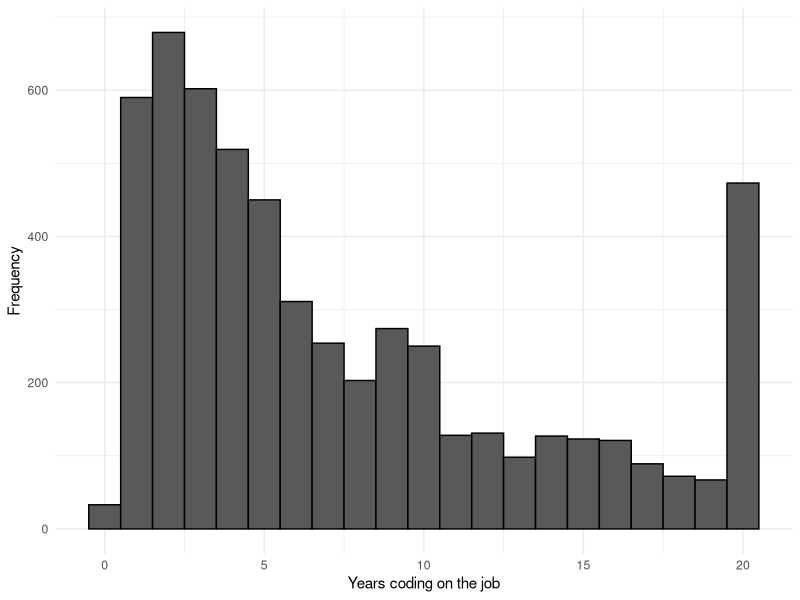
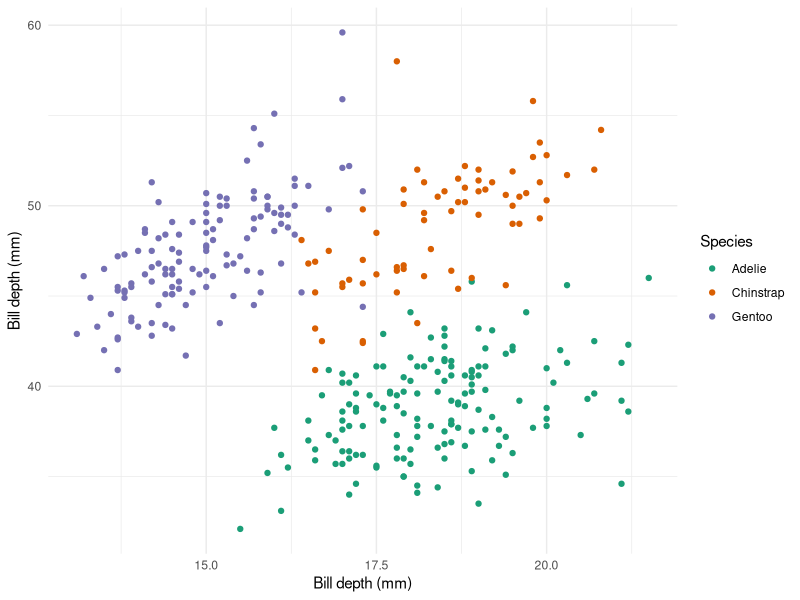

Write the R code that produced these figures, in order.
## ---- chunk 1
#| label: setup
#| message: false

library(tidyverse)
library(modeldata)
## ---- chunk 2
#| fig-alt: A histogram showing the number of years survey respondents have been coding on the job. The peak is around 2 years with a large isolated spike at 20 years, the maximum value in the set.

ggplot(stackoverflow, aes(x = YearsCodedJob)) +
  geom_histogram(binwidth = 1,
                 color = "black") +
  labs(x = "Years coding on the job",
       y = "Frequency") +
  theme_minimal() 
## ---- chunk 3
#| warning: false
#| fig-alt: A scatterplot showing the relationship between bill lengths and depths in antarctic penguins, colored by the three differen species. In each group, there is an upward trend, with Adelies tending to have the shortest bills.

ggplot(penguins, aes(x = bill_depth_mm, 
                     y = bill_length_mm, 
                     color = species)) + 
  geom_point() +
  labs(x = "Bill depth (mm)", 
       y = "Bill depth (mm)", 
       color = "Species") +
  scale_color_brewer(palette = "Dark2") +
  theme_minimal()
